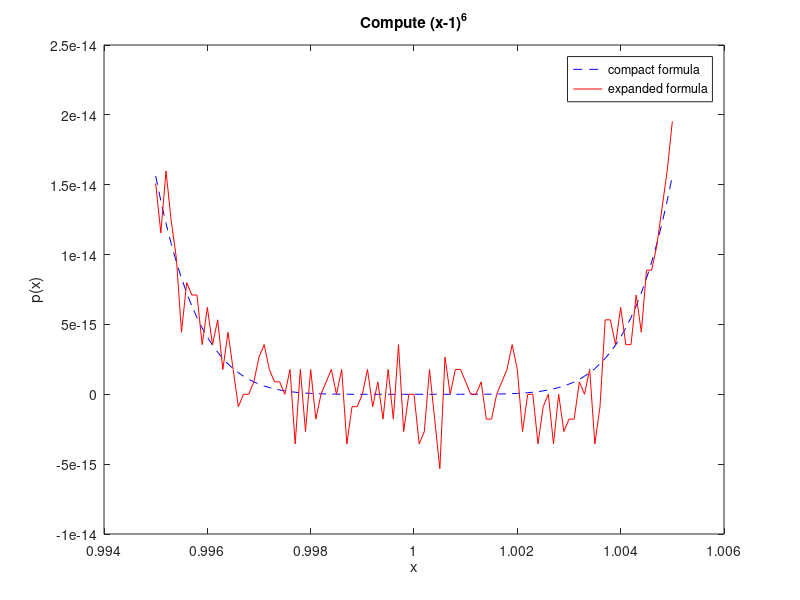

MATLAB code for this plot:

%Rubayet Hossain
%260611040

x = [0.995:0.0001:1.005]; 
poly_a = (x-1.0).^6;
poly_b = x.^6-6*x.^5+15*x.^4 -20*x.^3+15*x.^2-6*x+1;
plot(x,poly_a,'b--',x,poly_b,'r-');

%create title
title('Compute (x-1)^6');
%create x label 
xlabel('x'); 
%create y label 
ylabel('p(x)'); 
%create legend 
legend('compact formula','expanded formula');